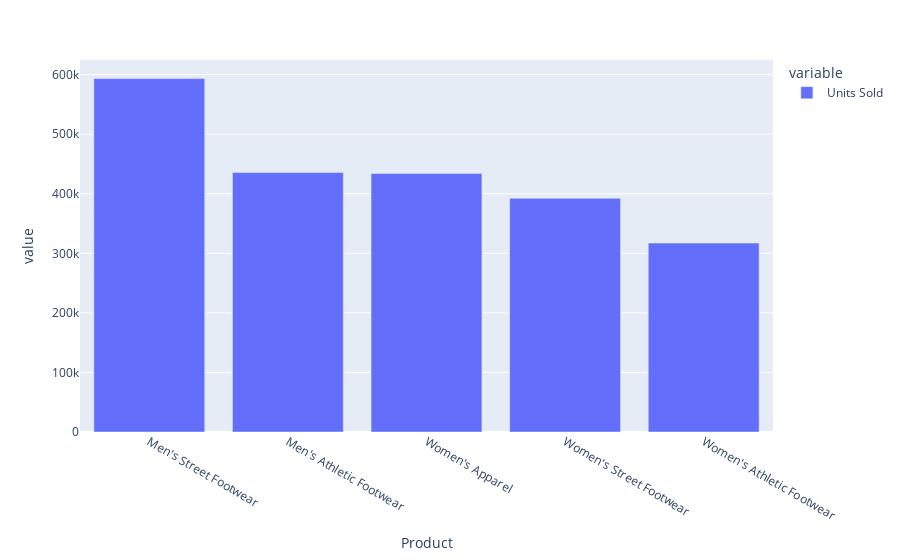

Notebook cell for this chart:
### Markdown cell above
### Data Visualization

### Code cell
# Determine the top 5 best-selling products based on the total number of units sold.
px.bar(df.groupby('Product').sum()['Units Sold'].sort_values(ascending=False).head(5))

### Figure 1 — Plotly figure (JSON) as saved in the notebook; plotly's stock layout.template omitted (floating-point values rounded to 4 significant figures)
{"data": [{"alignmentgroup": "True", "hovertemplate": "variable=Units Sold<br>Product=%{x}<br>value=%{y}<extra></extra>", "legendgroup": "Units Sold", "marker": {"color": "#636efa", "pattern": {"shape": ""}}, "name": "Units Sold", "offsetgroup": "Units Sold", "orientation": "v", "showlegend": true, "textposition": "auto", "type": "bar", "x": ["Men's Street Footwear", "Men's Athletic Footwear", "Women's Apparel", "Women's Street Footwear", "Women's Athletic Footwear"], "xaxis": "x", "y": [593320, 435526, 433827, 392269, 317236], "yaxis": "y"}], "layout": {"barmode": "relative", "legend": {"title": {"text": "variable"}, "tracegroupgap": 0}, "margin": {"t": 60}, "xaxis": {"anchor": "y", "domain": [0, 1], "title": {"text": "Product"}}, "yaxis": {"anchor": "x", "domain": [0, 1], "title": {"text": "value"}}}}
